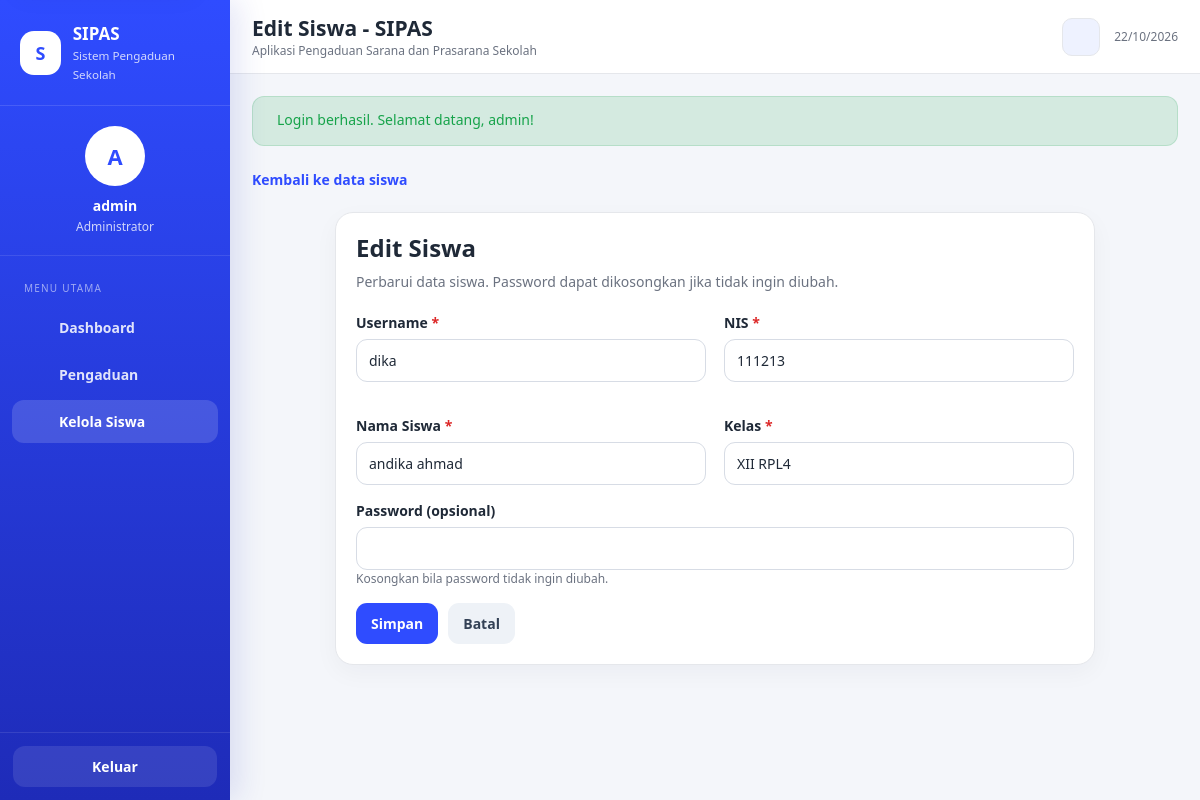
/index.php?page=form-siswa&id=206 (signed in), run on the app's committed database.
### tables this page shows
CREATE TABLE `siswa` (
  `id_siswa` int(10) UNSIGNED NOT NULL,
  `id_user` int(10) UNSIGNED NOT NULL,
  `nis` varchar(20) NOT NULL,
  `nama_siswa` varchar(100) NOT NULL,
  `kelas` varchar(30) NOT NULL
);

CREATE TABLE `users` (
  `id_user` int(10) UNSIGNED NOT NULL,
  `username` varchar(50) NOT NULL,
  `password` varchar(255) NOT NULL,
  `role` enum('admin','siswa') NOT NULL,
  `created_at` timestamp NOT NULL DEFAULT current_timestamp()
);

### helpers.php (called while the page is built, shortened)
<?php
function e($value) {
    return htmlspecialchars((string) $value, ENT_QUOTES | ENT_SUBSTITUTE, 'UTF-8');
}
function view($file, $data = []) {
    extract($data);
    require __DIR__ . '/views/' . $file . '.php';
}

### models/SiswaModel.php (called while the page is built, shortened)
<?php
class SiswaModel
{
    private $db;
    public function __construct($db)
    {
        $this->db = $db;
    }
    public function findById($id)
    {
        $stmt = $this->db->prepare('SELECT s.*, u.username FROM siswa s INNER JOIN users u ON u.id_user = s.id_user WHERE s.id_siswa = ? LIMIT 1');
        $stmt->execute([$id]);
        $row = $stmt->fetch();
        return $row ?: null;
    }
}

### views/admin/siswa_form.php (the view, shortened to what this page needs)
<?php
$title=($mode==='tambah'?'Tambah Siswa':'Edit Siswa') . ' - SIPAS'; $menu='siswa'; require __DIR__ . '/../layout/header.php'; ?>
<a class="link page-back" href="index.php?page=kelola-siswa"><?= uiIcon('arrow-left') ?><span>Kembali ke data siswa</span></a>
<div class="card form-card form-card-medium">
    <div class="card-body">
        <div class="section-heading">
            <h2><?= $mode==='tambah'?'Tambah Siswa':'Edit Siswa' ?></h2>
            <p><?= $mode==='tambah' ? 'Lengkapi data siswa untuk membuat akun baru.' : 'Perbarui data siswa. Password dapat dikosongkan jika tidak ingin diubah.' ?></p>
        </div>
        <form method="post" action="index.php?page=simpan-siswa" data-loading>
            <div class="grid grid-2">
                <div class="form-group">
                    <label class="label required" for="username">Username</label>
                    <input class="input" type="text" id="username" name="username" value="<?= e($old['username']) ?>" minlength="4" autocomplete="username" required>
                </div>
                <div class="form-group">
                    <label class="label required" for="nis">NIS</label>
                    <input class="input" type="text" id="nis" name="nis" value="<?= e($old['nis']) ?>" inputmode="numeric" autocomplete="off" required>
                </div>
                <div class="form-group">
                    <label class="label required" for="nama_siswa">Nama Siswa</label>
                    <input class="input" type="text" id="nama_siswa" name="nama_siswa" value="<?= e($old['nama_siswa']) ?>" autocomplete="name" required>
                </div>
                <div class="form-group">
                    <label class="label required" for="kelas">Kelas</label>
                    <input class="input" type="text" id="kelas" name="kelas" value="<?= e($old['kelas']) ?>" placeholder="Contoh: XII RPL" autocomplete="off" required>
                </div>
            </div>
            <div class="form-group">
                <label class="label <?= $mode==='tambah' ? 'required' : '' ?>" for="student_password">Password <?=  $mode==='edit'?'(opsional)':'' ?></label>
                <div class="password-field">
                    <input class="input" type="password" id="student_password" name="password" <?= $mode==='tambah'?'required':'' ?> minlength="6" autocomplete="new-password">
                    <button class="password-toggle" type="button" aria-label="Tampilkan password" aria-controls="student_password" aria-pressed="false" data-password-toggle>
                    </button>
                </div>
                <div class="helper"><?= $mode==='edit'?'Kosongkan bila password tidak ingin diubah.':'Minimal 6 karakter.' ?></div>
            </div>
            <div class="toolbar form-actions">
                <button class="btn btn-primary" type="submit" data-loading-label="Menyimpan..."><?= uiIcon('save') ?><span>Simpan</span></button>
                <a class="btn btn-secondary" href="index.php?page=kelola-siswa">Batal</a>
            </div>
        </form>
    </div>
</div>
<?php require __DIR__ . '/../layout/footer.php'; ?>

### assets/style.css (style rules this page uses)
:root { --primary: #2f4cff; --primary-dark: #1e2bb8; --bg: #f4f6fa; --card: #fff; --card-alt: #f8fafc; --text: #1f2937; --muted: #6b7280; --border: #e5e7eb; --success: #16a34a; --warning: #f59e0b; --danger: #dc2626; --info: #2563eb; --input-bg: #fff; --input-border: #d7dce5; --shadow-card: rgba(15, 23, 42, .04); --shadow-row: rgba(15, 23, 42, .035); --sidebar-grad-1: #2f4cff; --sidebar-grad-2: #1e2bb8; --sidebar-shadow: rgba(30, 43, 184, .13); --chip-bg: #eef2ff; --btn-secondary-bg: #eef2f7; --btn-secondary-text: #334155; --table-th-bg: #f8fafc; --table-th-text: #64748b; --timeline-line: #dbe2ff; --timeline-dot-ring: #e9edff; --auth-bg-1: #ffffff; --auth-bg-2: #f4f6fa; --auth-hero-1: #f8fafc; --auth-hero-2: #eef2ff; --backdrop: rgba(15, 23, 42, .38); }
* { box-sizing: border-box; }
html { height: 100%; }
html, body { margin: 0; padding: 0; font-family: "Segoe UI", Tahoma, Arial, sans-serif; background: var(--bg); color: var(--text); font-size: 14px; min-height: 100%; overflow-x: hidden; transition: background-color .2s ease, color .2s ease; }
body { -webkit-text-size-adjust: 100%; min-height: 100dvh; padding-top: env( safe-area-inset-top, 0px ); padding-bottom: env( safe-area-inset-bottom, 0px ); }
a { text-decoration: none; color: inherit; }
button, input, textarea, select { font: inherit; }
.grid { display: grid; gap: 18px; }
.grid-2 { grid-template-columns: repeat( 2, minmax(0, 1fr) ); }
.card { background: var(--card); border: 1px solid var(--border); border-radius: 18px; box-shadow: 0 8px 24px var(--shadow-card); }
.card-body { padding: 20px; }
.btn { border: 0; border-radius: 11px; padding: 11px 15px; display: inline-flex; align-items: center; justify-content: center; gap: 8px; font-weight: 700; cursor: pointer; }
.btn-primary { background: var(--primary); color: #fff; }
.btn-secondary { background: var(--btn-secondary-bg); color: var(--btn-secondary-text); }
.toolbar { display: flex; gap: 10px; flex-wrap: wrap; align-items: center; }
.form-group { margin-bottom: 16px; }
.label { display: block; font-weight: 700; margin-bottom: 7px; }
.input, .textarea, .select { width: 100%; border: 1px solid var(--input-border); border-radius: 11px; padding: 11px 12px; background: var(--input-bg); color: var(--text); outline: none; }
.helper { font-size: 12px; color: var(--muted); }
.link { color: var(--primary); font-weight: 700; }
button, a, input, textarea, select { -webkit-tap-highlight-color: transparent; }
.btn { min-height: 40px; transition: background-color .2s ease, color .2s ease, transform .2s ease, box-shadow .2s ease, opacity .2s ease; }
.page-actions h2, .page-actions h3, .section-heading h2, .section-title h3, .section-title-simple { margin: 0; }
.section-heading { margin-bottom: 20px; }
.section-heading h2 { font-size: 24px; line-height: 1.25; }
.section-heading p { margin: 7px 0 0; color: var(--muted); line-height: 1.65; }
.page-back { display: inline-flex; align-items: center; gap: 7px; margin-bottom: 16px; min-height: 34px; }
.form-card { margin: 0 auto; }
.form-card-medium { max-width: 760px; }
.form-actions { margin-top: 4px; }
.label.required::after { content: ' *'; color: var(--danger); }
.password-field { position: relative; }
.password-field > .input { padding-right: 46px; }
.password-toggle { position: absolute; top: 50%; right: 7px; transform: translateY(-50%); width: 34px; height: 34px; border: 0; border-radius: 9px; background: transparent; color: var(--muted); display: grid; place-items: center; cursor: pointer; }

### data on the page
siswa: username "dika", nis "111213", nama_siswa "andika ahmad", kelas "XII RPL4"

### other printed values
substr($name, 0, 1) "A"
$name "admin"
$title "Edit Siswa - SIPAS"
$flash['message'] "Login berhasil. Selamat datang, admin!"
